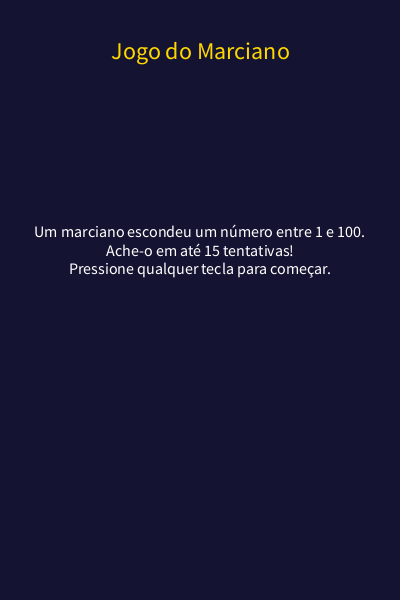
Frame 1 (no input)
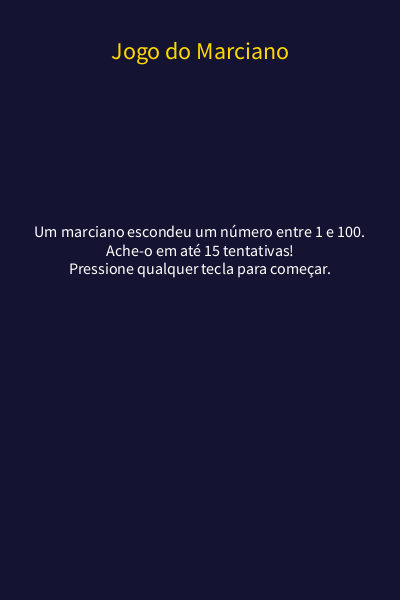
Frame 60 (the mouse pressed at the canvas centre just before this capture)
Frame 120 (the mouse held since frame 60 and released just before this capture): identical to frame 60, image omitted

The Processing sketch that drew these frames (run headless with seeded random() and noise(); from frame 60 on, the mouse is pressed at the canvas centre):

// Processing sketch: JogoDoMarciano_pde
// ── JogoDoMarciano_pde.pde
import java.util.ArrayList;
import java.util.Collections;

// Variáveis globais
int numeroSecreto;
int tentativas;
int limiteTentativas = 15;
boolean acertou = false;
String entrada = "";
String mensagem = "";
ArrayList<Integer> recordes = new ArrayList<Integer>();
boolean jogoAtivo = true;
boolean introducaoAtiva = true;

void setup() {
  size(400, 600); // Tamanho reduzido para caber melhor
  background(0);
  textAlign(CENTER, CENTER);
  reiniciarJogo();
}

void draw() {
  background(20, 20, 50); // Fundo azul escuro
  
  if (introducaoAtiva) {
    // Tela de introdução
    fill(255, 215, 0); // Amarelo dourado
    textSize(24); // Fonte menor para caber
    text("Jogo do Marciano", width/2, 50);
    fill(255);
    textSize(16);
    text("Um marciano escondeu um número entre 1 e 100.\n" +
         "Ache-o em até " + limiteTentativas + " tentativas!\n" +
         "Pressione qualquer tecla para começar.", width/2, height/2 - 50);
  } else {
    // Tela do jogo
    fill(255);
    textSize(20);
    text("Tentativas restantes: " + (limiteTentativas - tentativas), width/2, 50);
    
    textSize(18);
    text("Digite sua tentativa (1-100):", width/2, height/2 - 80);
    fill(200, 255, 200); // Verde claro
    text(entrada, width/2, height/2 - 50);
    
    fill(255, 165, 0); // Laranja
    textSize(20);
    text(mensagem, width/2, height/2);
    
    // Recordes
    if (!recordes.isEmpty()) {
      fill(255);
      textSize(16);
      text("Melhores Jogadas:", width/2, height - 120); // Ajustado para caber
      Collections.sort(recordes);
      for (int i = 0; i < min(3, recordes.size()); i++) {
        fill(173, 216, 230); // Azul claro
        text((i + 1) + "º: " + recordes.get(i) + " tentativas", width/2, height - 100 + i * 20);
      }
    }
    
    // Instruções no rodapé
    fill(255);
    textSize(14);
    if (jogoAtivo) {
      text("Pressione 'Z' para voltar ao início", width/2, height - 20);
    } else {
      text("Pressione 'R' para jogar novamente", width/2, height - 20);
    }
  }
}

void keyPressed() {
  if (introducaoAtiva) {
    // Qualquer tecla sai da introdução
    introducaoAtiva = false;
    jogoAtivo = true;
  } else if (jogoAtivo) {
    // Entrada de números
    if (key >= '0' && key <= '9') {
      entrada += key;
    }
    // Apagar com Backspace
    else if (key == BACKSPACE && entrada.length() > 0) {
      entrada = entrada.substring(0, entrada.length() - 1);
    }
    // Processar tentativa com Enter
    else if (key == ENTER || key == RETURN) {
      if (entrada.length() > 0) {
        int tentativa = int(entrada);
        tentativas++;
        
        if (tentativa == numeroSecreto) {
          mensagem = "Parabéns! Acertou em " + tentativas + " tentativas!";
          recordes.add(tentativas);
          acertou = true;
          jogoAtivo = false;
        } else if (tentativa < numeroSecreto) {
          mensagem = "O número é MAIOR!";
        } else {
          mensagem = "O número é MENOR!";
        }
        
        if (tentativas >= limiteTentativas && !acertou) {
          mensagem = "Fim! O número era " + numeroSecreto;
          jogoAtivo = false;
        }
        
        entrada = "";
      }
    }
    // Voltar à introdução com 'Z'
    else if (key == 'z' || key == 'Z') {
      introducaoAtiva = true;
      jogoAtivo = false;
      reiniciarJogo();
    }
  } else if (key == 'r' || key == 'R') {
    // Reinicia o jogo diretamente
    reiniciarJogo();
    introducaoAtiva = false;
    jogoAtivo = true;
  }
}

void reiniciarJogo() {
  numeroSecreto = int(random(1, 101)); // Número entre 1 e 100
  tentativas = 0;
  acertou = false;
  entrada = "";
  mensagem = "";
}
